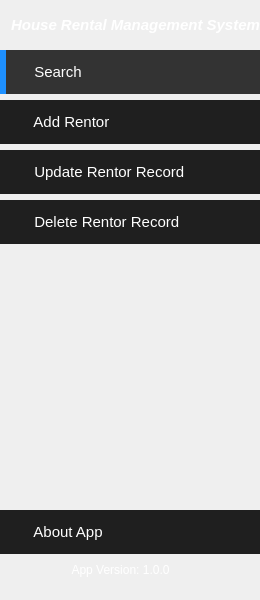
   <widget class="QWidget" name="leftWidget" native="true">
    <property name="geometry">
     <rect>
      <x>0</x>
      <y>0</y>
      <width>260</width>
      <height>600</height>
     </rect>
    </property>
    <property name="styleSheet">
     <string notr="true">#leftWidget
{
	width:260px;
	background:#1F1F1F;
}</string>
    </property>
    <widget class="QPushButton" name="searchButton">
     <property name="geometry">
      <rect>
       <x>0</x>
       <y>50</y>
       <width>260</width>
       <height>44</height>
      </rect>
     </property>
     <property name="font">
      <font>
       <pointsize>11</pointsize>
      </font>
     </property>
     <property name="styleSheet">
      <string notr="true">#searchButton
{
	text-align:left;
	padding-left:20px;
	border:none;
	border-left:6px solid dodgerblue;
	color:white;	
	background:#333333;
}</string>
     </property>
     <property name="text">
      <string>  Search</string>
     </property>
     <property name="icon">
      <iconset resource="resources.qrc">
       <normaloff>:/Images/icons8_Find_User_Male_50px.png</normaloff>:/Images/icons8_Find_User_Male_50px.png</iconset>
     </property>
     <property name="iconSize">
      <size>
       <width>32</width>
       <height>32</height>
      </size>
     </property>
    </widget>
    <widget class="QPushButton" name="aboutButton">
     <property name="geometry">
      <rect>
       <x>0</x>
       <y>510</y>
       <width>260</width>
       <height>44</height>
      </rect>
     </property>
     <property name="font">
      <font>
       <pointsize>11</pointsize>
      </font>
     </property>
     <property name="styleSheet">
      <string notr="true">#aboutButton
{
	text-align:left;
	padding-left:26px;
	border:none;	
	color:white;	
	background:#1F1F1F;
}
#aboutButton:hover
{
	text-align:left;
	padding-left:26px;	
	border:none;	
	color:white;	
	background:#333333;
}</string>
     </property>
     <property name="text">
      <string>  About App</string>
     </property>
     <property name="icon">
      <iconset resource="resources.qrc">
       <normaloff>:/Images/icons8_Money_50px_1.png</normaloff>:/Images/icons8_Money_50px_1.png</iconset>
     </property>
     <property name="iconSize">
      <size>
       <width>32</width>
       <height>32</height>
      </size>
     </property>
    </widget>
    <widget class="QPushButton" name="addEmpButton">
     <property name="geometry">
      <rect>
       <x>0</x>
       <y>100</y>
       <width>260</width>
       <height>44</height>
      </rect>
     </property>
     <property name="font">
      <font>
       <pointsize>11</pointsize>
      </font>
     </property>
     <property name="styleSheet">
      <string notr="true">#addEmpButton
{
	text-align:left;
	padding-left:26px;
	border:none;	
	color:white;	
	background:#1F1F1F;
}
#addEmpButton:hover
{
	text-align:left;
	padding-left:26px;
	border:none;	
	color:white;	
	background:#333;
}</string>
     </property>
     <property name="text">
      <string>  Add Rentor</string>
     </property>
     <property name="icon">
      <iconset resource="resources.qrc">
       <normaloff>:/Images/icons8_Add_User_Male_50px.png</normaloff>:/Images/icons8_Add_User_Male_50px.png</iconset>
     </property>
     <property name="iconSize">
      <size>
       <width>32</width>
       <height>32</height>
      </size>
     </property>
    </widget>
    <widget class="QPushButton" name="updateEmpButton">
     <property name="geometry">
      <rect>
       <x>0</x>
       <y>150</y>
       <width>260</width>
       <height>44</height>
      </rect>
     </property>
     <property name="font">
      <font>
       <pointsize>11</pointsize>
      </font>
     </property>
     <property name="styleSheet">
      <string notr="true">#updateEmpButton
{
	text-align:left;
	padding-left:26px;
	border:none;	
	color:white;	
	background:#1F1F1F;
}
#updateEmpButton:hover
{
	text-align:left;
	padding-left:26px;
	border:none;	
	color:white;	
	background:#333;
}</string>
     </property>
     <property name="text">
      <string>  Update Rentor Record</string>
     </property>
     <property name="icon">
      <iconset resource="resources.qrc">
       <normaloff>:/Images/icons8_Registration_50px.png</normaloff>:/Images/icons8_Registration_50px.png</iconset>
     </property>
     <property name="iconSize">
      <size>
       <width>32</width>
       <height>32</height>
      </size>
     </property>
    </widget>
    <widget class="QPushButton" name="deleteEmpButton">
     <property name="geometry">
      <rect>
       <x>0</x>
       <y>200</y>
       <width>260</width>
       <height>44</height>
      </rect>
     </property>
     <property name="font">
      <font>
       <pointsize>11</pointsize>
      </font>
     </property>
     <property name="styleSheet">
      <string notr="true">#deleteEmpButton
{
	text-align:left;
	padding-left:26px;
	border:none;	
	color:white;	
	background:#1F1F1F;
}
#deleteEmpButton:hover
{
	text-align:left;
	padding-left:26px;
	border:none;	
	color:white;	
	background:#333;
}</string>
     </property>
     <property name="text">
      <string>  Delete Rentor Record</string>
     </property>
     <property name="icon">
      <iconset resource="resources.qrc">
       <normaloff>:/Images/icons8_Remove_User_Male_50px.png</normaloff>:/Images/icons8_Remove_User_Male_50px.png</iconset>
     </property>
     <property name="iconSize">
      <size>
       <width>32</width>
       <height>32</height>
      </size>
     </property>
    </widget>
    <widget class="QLabel" name="label_9">
     <property name="geometry">
      <rect>
       <x>70</x>
       <y>560</y>
       <width>101</width>
       <height>21</height>
      </rect>
     </property>
     <property name="text">
      <string>&lt;html&gt;&lt;head/&gt;&lt;body&gt;&lt;p align=&quot;center&quot;&gt;&lt;span style=&quot; color:#ffffff;&quot;&gt;App Version: 1.0.0&lt;/span&gt;&lt;/p&gt;&lt;/body&gt;&lt;/html&gt;</string>
     </property>
    </widget>
    <widget class="QLabel" name="label_11">
     <property name="geometry">
      <rect>
       <x>-10</x>
       <y>10</y>
       <width>291</width>
       <height>31</height>
      </rect>
     </property>
     <property name="font">
      <font>
       <pointsize>12</pointsize>
       <bold>true</bold>
      </font>
     </property>
     <property name="text">
      <string>&lt;html&gt;&lt;head/&gt;&lt;body&gt;&lt;p align=&quot;center&quot;&gt;&lt;span style=&quot; font-size:11pt; font-style:italic; color:#ffffff;&quot;&gt;House Rental Management System&lt;/span&gt;&lt;/p&gt;&lt;/body&gt;&lt;/html&gt;</string>
     </property>
    </widget>
   </widget>
